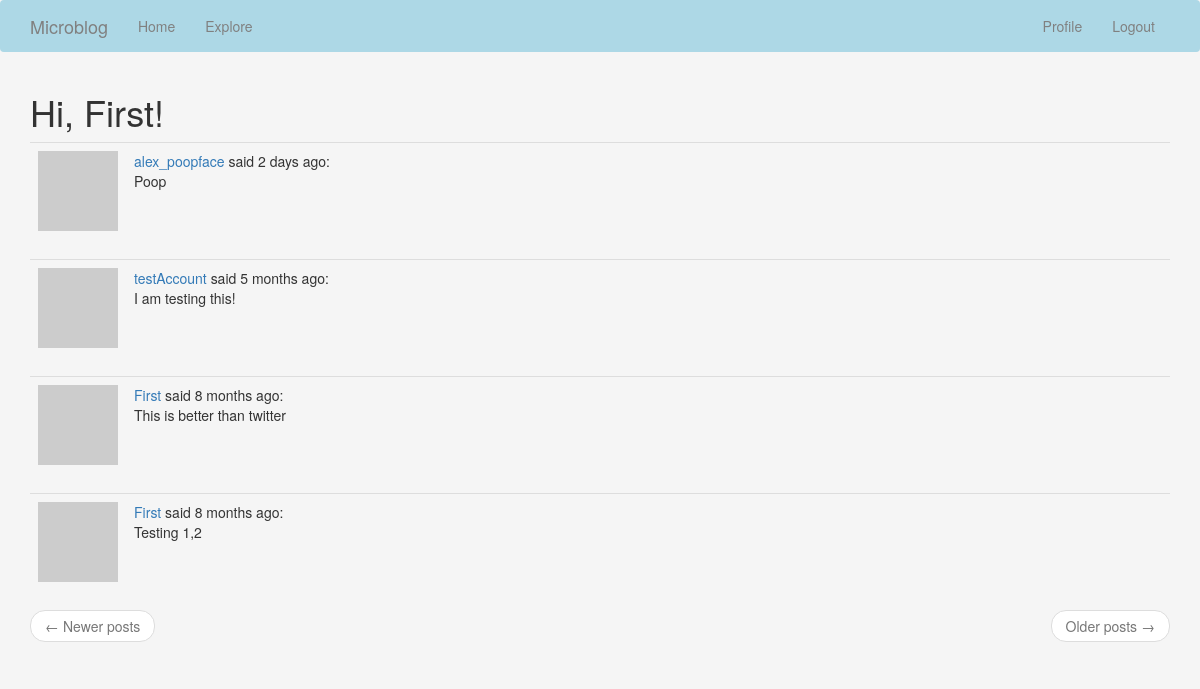
Page /explore (signed in) on the committed database.
### app/models.py (models this page shows, shortened)
class User(UserMixin, db.Model):
    id = db.Column(db.Integer, primary_key = True)
    username = db.Column(db.String(64), index = True, unique = True)
    email = db.Column(db.String(120), index = True, unique = True)
    password_hash = db.Column(db.String(128))
    posts = db.relationship('Post', backref='author', lazy='dynamic')
    about_me = db.Column(db.String(140))
    last_see = db.Column(db.DateTime, default=datetime.utcnow)
    followed = db.relationship(
        'User', secondary=followers,
        primaryjoin=(followers.c.follower_id == id),
        secondaryjoin=(followers.c.followed_id == id),
        backref=db.backref('followers', lazy='dynamic'), lazy='dynamic')
    def avatar(self, size):
        digest = md5(self.email.lower().encode('utf-8')).hexdigest()
        return 'https://www.gravatar.com/avatar/{}?d=identicon&s={}'.format(digest, size)

class Post(db.Model):
    id = db.Column(db.Integer, primary_key = True)
    body = db.Column(db.String(140))
    timestamp = db.Column(db.DateTime, index = True, default = datetime.utcnow)
    user_id = db.Column(db.Integer, db.ForeignKey('user.id'))

### app/routes.py (the view)
@app.route('/explore')
@login_required
def explore():
    page = request.args.get('page', 1, type=int)
    posts = Post.query.order_by(Post.timestamp.desc()).paginate(
        page, app.config['POSTS_PER_PAGE'], False)
    next_url = url_for('explore', page=posts.next_num) \
        if posts.has_next else None
    prev_url = url_for('explore', page=posts.prev_num) \
        if posts.has_prev else None
    return render_template("index.html", title='Explore', posts=posts.items,
                          next_url=next_url, prev_url=prev_url)

### app/models.py (called while the page is built)
@login.user_loader
def load_user(id):
    return User.query.get(int(id))

### app/routes.py (called while the page is built)
@app.before_request
def before_request():
    if current_user.is_authenticated:
        current_user.last_seen = datetime.utcnow()
        db.session.commit()

### app/templates/index.html (shortened to what this page needs)
{% extends "base.html" %}
{% import 'bootstrap/wtf.html' as wtf %}
{% block app_content %}
    <h1>Hi, {{ current_user.username }}!</h1>
    {% for post in posts %}
        {% include '_post.html' %}
    {% endfor %}
    <nav aria-label="...">
        <ul class="pager">
            <li class="previous{% if not prev_url %} disabled{% endif %}">
                <a href="{{ prev_url or '#' }}">
                    <span aria-hidden="true">&larr;</span> Newer posts
                </a>
            </li>
            <li class="next{% if not next_url %} disabled{% endif %}">
                <a href="{{ next_url or '#' }}">
                    Older posts <span aria-hidden="true">&rarr;</span>
                </a>
            </li>
        </ul>
    </nav>
{% endblock %}

### app/templates/base.html (shortened to what this page needs)
{% extends 'bootstrap/base.html' %}
{% block styles %}
{{ super() }}
{% endblock %}
{% block navbar %}
    <nav class="navbar navbar-custom">
        <div class="container">
            <div class="navbar-header">
                <a class="navbar-brand" href="{{ url_for('index') }}">Microblog</a>
            </div>
            <div class="collapse navbar-collapse" id="bs-example-navbar-collapse-1">
                <ul class="nav navbar-nav">
                    <li><a href="{{ url_for('index') }}">Home</a></li>
                    <li><a href="{{ url_for('explore') }}">Explore</a></li>
                </ul>
                <ul class="nav navbar-nav navbar-right">
                    {% if current_user.is_anonymous %}
                        <li><a href="{{ url_for('login') }}">Login</a></li>
                    {% else %}
                        <li><a href="{{ url_for('user', username=current_user.username) }}">Profile</a></li>
                        <li><a href="{{ url_for('logout') }}">Logout</a></li>
                    {% endif %}
                </ul>
            </div>
        </div>
    </nav>
{% endblock %}
{% block content %}
    <div class="container">
        {% block app_content %}{% endblock %}
    </div>
{% endblock %}

### app/templates/_post.html
<table class="table table-hover">
    <tr>
        <td width="70px">
            <a href="{{ url_for('user', username=post.author.username) }}">
                <img src="{{ post.author.avatar(70) }}" />
            </a>
        </td>
        <td>
            <a href="{{ url_for('user', username=post.author.username) }}">
                {{ post.author.username }}
            </a>
            said {{ moment(post.timestamp).fromNow() }}:
            <br>
            {{ post.body }}
        </td>
    </tr>
</table>

### app/templates/base.html (style rules this page uses)
body { background-color: rgb(245, 245, 245); }
:root { --primary-color: lightblue; --secondary-color: gray; --primary-color-active: rgb(156, 198, 247); --secondary-color-active: rgb(104, 103, 103); }
.navbar-custom { background-color: var(--primary-color); }
ul.nav li a, ul.nav a:visited { color: var(--secondary-color); }
.navbar-brand { color: var(--secondary-color) !important; }

### rows in the picture
User: username "First"
Post: author.username "alex_poopface", timestamp "2 days ago", body "Poop"
Post: author.username "testAccount", timestamp "5 months ago", body "I am testing this!"
Post: author.username "First", timestamp "8 months ago", body "This is better than twitter"
Post: author.username "First", timestamp "8 months ago", body "Testing 1,2"
